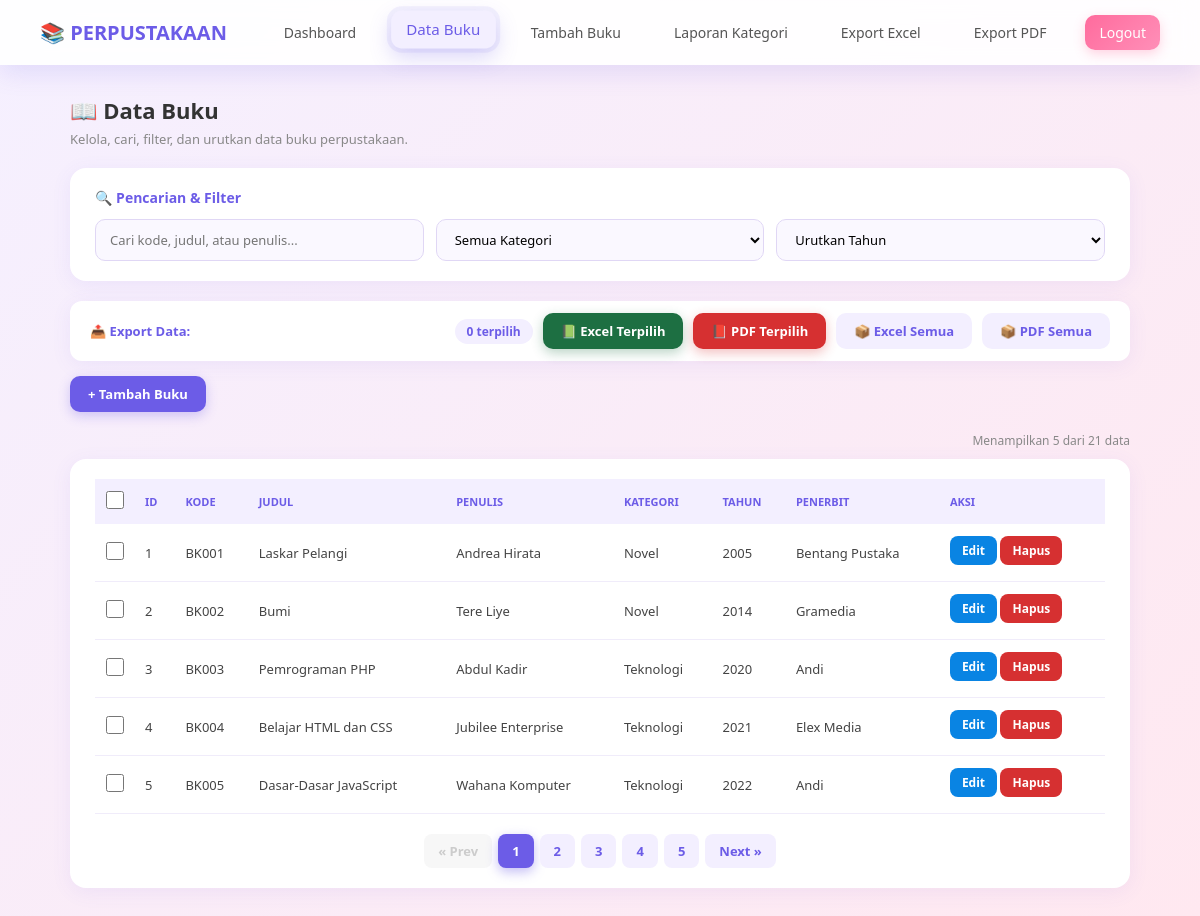
The app's page /data_buku.php with its own data.
### tables this page shows
CREATE TABLE `books` (
  `id` int(11) NOT NULL,
  `kode_buku` varchar(20) DEFAULT NULL,
  `judul` varchar(150) DEFAULT NULL,
  `penulis` varchar(100) DEFAULT NULL,
  `kategori` varchar(50) DEFAULT NULL,
  `tahun_terbit` year(4) DEFAULT NULL,
  `penerbit` varchar(100) DEFAULT NULL
);

### data_buku.php (the view, shortened to what this page needs)
<?php
include 'koneksi.php';
$limit = 5;
$page  = isset($_GET['page']) ? (int)$_GET['page'] : 1;
$offset = ($page - 1) * $limit;
$total_data = mysqli_fetch_assoc(mysqli_query($koneksi, "SELECT COUNT(*) AS total FROM books"))['total'];
$total_page = ceil($total_data / $limit);
$query = mysqli_query($koneksi, "SELECT * FROM books ORDER BY id ASC LIMIT $limit OFFSET $offset");
?>
<!DOCTYPE html>
<html lang="id">
<head>
</head>
<body>
<div class="navbar">
    <div class="brand">📚 PERPUSTAKAAN</div>
    <div class="menu">
        <a href="dashboard.php">Dashboard</a>
        <a href="data_buku.php" class="active">Data Buku</a>
        <a href="tambah_buku.php">Tambah Buku</a>
        <a href="laporan_kategori.php">Laporan Kategori</a>
        <a href="export_excel.php">Export Excel</a>
        <a href="export_pdf.php">Export PDF</a>
        <a href="logout.php" class="logout">Logout</a>
    </div>
</div>
<div class="container">
    <h1 class="page-title">📖 Data Buku</h1>
    <p class="page-subtitle">Kelola, cari, filter, dan urutkan data buku perpustakaan.</p>
    <div class="card">
        <div class="filter-title">🔍 Pencarian & Filter</div>
        <div class="filter-row">
            <input type="text" id="searchInput" placeholder="Cari kode, judul, atau penulis...">
            <select id="filterKategori">
                <option value="">Semua Kategori</option>
            </select>
            <select id="sortTahun">
                <option value="">Urutkan Tahun</option>
            </select>
        </div>
    </div>
    <div class="export-bar">
        <span class="label">📤 Export Data:</span>
        <span class="count" id="selectedCount">0 terpilih</span>
        <button class="btn-export-excel" onclick="exportSelected('excel')">📗 Excel Terpilih</button>
        <button class="btn-export-pdf" onclick="exportSelected('pdf')">📕 PDF Terpilih</button>
        <a href="export_excel.php" class="btn-export-all">📦 Excel Semua</a>
        <a href="export_pdf.php" class="btn-export-all">📦 PDF Semua</a>
    </div>
    <a href="tambah_buku.php" class="btn btn-tambah">+ Tambah Buku</a>
    <div class="data-info">Menampilkan <?= mysqli_num_rows($query); ?> dari <?= $total_data; ?> data</div>
    <div class="card">
        <table id="tabelBuku">
            <thead>
                <tr>
                    <th class="checkbox-col">
                        <input type="checkbox" id="checkAll" title="Pilih semua di halaman ini">
                    </th>
                    <th>ID</th>
                    <th>Kode</th>
                    <th>Judul</th>
                    <th>Penulis</th>
                    <th>Kategori</th>
                    <th>Tahun</th>
                    <th>Penerbit</th>
                    <th>Aksi</th>
                </tr>
            </thead>
            <tbody>
                <?php if (mysqli_num_rows($query) > 0): ?>
                    <?php while ($row = mysqli_fetch_assoc($query)): ?>
                        <tr data-id="<?= $row['id']; ?>">
                            <td class="checkbox-col">
                                <input type="checkbox" class="row-check" value="<?= $row['id']; ?>">
                            </td>
                            <td><?= $row['id']; ?></td>
                            <td><?= $row['kode_buku']; ?></td>
                            <td><?= $row['judul']; ?></td>
                            <td><?= $row['penulis']; ?></td>
                            <td><?= $row['kategori']; ?></td>
                            <td><?= $row['tahun_terbit']; ?></td>
                            <td><?= $row['penerbit']; ?></td>
                            <td>
                                <a href="edit_buku.php?id=<?= $row['id']; ?>" class="btn btn-edit" onclick="event.stopPropagation()">Edit</a>
                                <a href="hapus_buku.php?id=<?= $row['id']; ?>" class="btn btn-hapus" onclick="event.stopPropagation(); return confirm('Yakin hapus?')">Hapus</a>
                            </td>
                        </tr>
                    <?php endwhile; ?>
                <?php else: ?>
                    <tr><td colspan="9" class="empty">📭 Data tidak ditemukan.</td></tr>
                <?php endif; ?>
            </tbody>
        </table>
        <?php if ($total_page > 1): ?>
            <div class="pagination">
                <?php if ($page > 1): ?>
                    <a href="?page=<?= $page - 1; ?>">« Prev</a>
                <?php else: ?>
                    <span class="disabled">« Prev</span>
                <?php endif; ?>
                <?php for ($i = 1; $i <= $total_page; $i++): ?>
                    <?php if ($i == $page): ?>
                        <span class="active"><?= $i; ?></span>
                    <?php else: ?>
                        <a href="?page=<?= $i; ?>"><?= $i; ?></a>
                    <?php endif; ?>
                <?php endfor; ?>
                <?php if ($page < $total_page): ?>
                    <a href="?page=<?= $page + 1; ?>">Next »</a>
                <?php else: ?>
                    <span class="disabled">Next »</span>
                <?php endif; ?>
            </div>
        <?php endif; ?>
    </div>
</div>
</body>
</html>

### records on screen
books: id "1", kode_buku "BK001", judul "Laskar Pelangi", penulis "Andrea Hirata", kategori "Novel", tahun_terbit "2005", penerbit "Bentang Pustaka"
books: id "2", kode_buku "BK002", judul "Bumi", penulis "Tere Liye", kategori "Novel", tahun_terbit "2014", penerbit "Gramedia"
books: id "3", kode_buku "BK003", judul "Pemrograman PHP", penulis "Abdul Kadir", kategori "Teknologi", tahun_terbit "2020", penerbit "Andi"
books: id "4", kode_buku "BK004", judul "Belajar HTML dan CSS", penulis "Jubilee Enterprise", kategori "Teknologi", tahun_terbit "2021", penerbit "Elex Media"
books: id "5", kode_buku "BK005", judul "Dasar-Dasar JavaScript", penulis "Wahana Komputer", kategori "Teknologi", tahun_terbit "2022", penerbit "Andi"

### other values on screen
mysqli_num_rows($query) "5"
$total_data "21"
